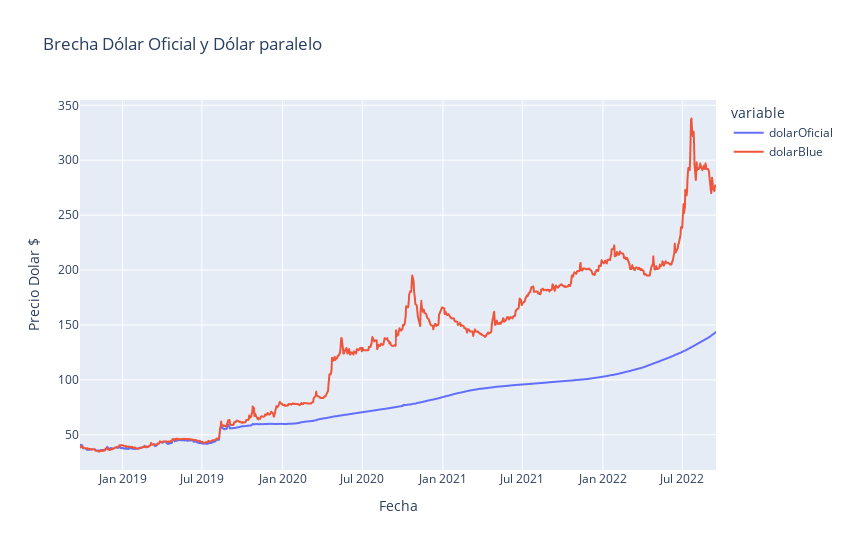

Write notebook code for a chart like this one.
### Code cell
import plotly.express as px
fig = px.line(df_merge2, x='d', y=df_merge2.columns, title='Brecha Dólar Oficial y Dólar paralelo', width=850, height=550,
                labels={
                    "d": "Fecha",
                    "value": "Precio Dolar $"
                })

fig.show()

#Se puede observar que a partir de julio de 2019, la brecha entre el dolar oficial y blue aumentó significativamente, por lo que el mejor momento para comprar dolares oficiales fue alrededor de julio de 2019 y para vender fue alrededor de julio de 2022

### Figure 1 — Plotly figure (JSON) as saved in the notebook; plotly's stock layout.template omitted (floating-point values rounded to 4 significant figures; data arrays with more than 128 entries replaced by an {"elided": "..."} marker saying what was removed)
{"data": [{"hovertemplate": "variable=dolarOficial<br>Fecha=%{x}<br>Precio Dolar $=%{y}<extra></extra>", "legendgroup": "dolarOficial", "line": {"color": "#636efa", "dash": "solid"}, "marker": {"symbol": "circle"}, "mode": "lines", "name": "dolarOficial", "showlegend": true, "type": "scattergl", "x": {"elided": "963 str values"}, "xaxis": "x", "y": {"elided": "963 float values"}, "yaxis": "y"}, {"hovertemplate": "variable=dolarBlue<br>Fecha=%{x}<br>Precio Dolar $=%{y}<extra></extra>", "legendgroup": "dolarBlue", "line": {"color": "#EF553B", "dash": "solid"}, "marker": {"symbol": "circle"}, "mode": "lines", "name": "dolarBlue", "showlegend": true, "type": "scattergl", "x": {"elided": "963 str values"}, "xaxis": "x", "y": {"elided": "963 float values"}, "yaxis": "y"}], "layout": {"height": 550, "legend": {"title": {"text": "variable"}, "tracegroupgap": 0}, "title": {"text": "Brecha Dólar Oficial y Dólar paralelo"}, "width": 850, "xaxis": {"anchor": "y", "domain": [0, 1], "title": {"text": "Fecha"}}, "yaxis": {"anchor": "x", "domain": [0, 1], "title": {"text": "Precio Dolar $"}}}}
